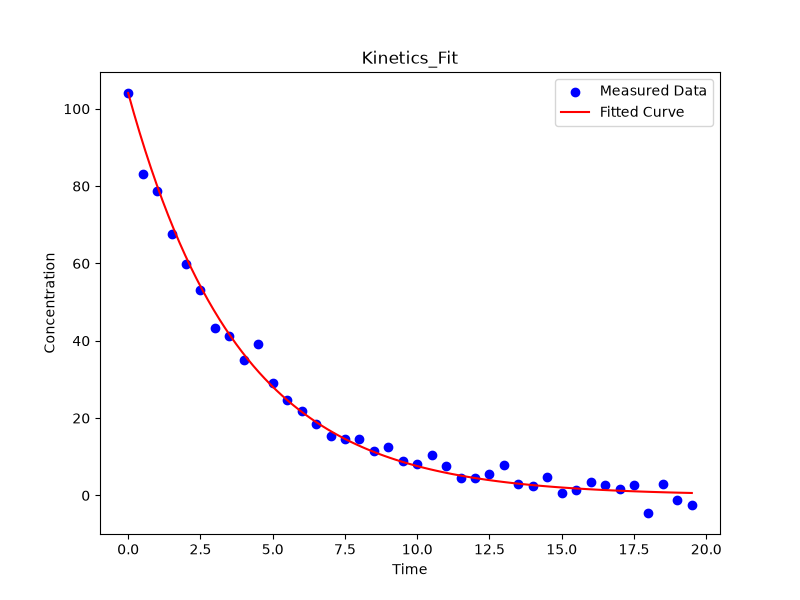

Reproduce this figure in Python.
"""
PW2 Lab B Part 3 -- fit a reaction's rate constant to measured data.

A first-order reaction decays as  C(t) = C0 * exp(-k*t).  You have noisy
concentration-vs-time measurements; find the k that best matches them.
Complete the TODOs. Run:  python kinetics.py
"""
import numpy as np
import matplotlib.pyplot as plt
from scipy.optimize import minimize

# TODO 1: read kinetics.csv (columns time, concentration) into arrays t, C.
#         Set C0 = the first concentration.
t, C = np.loadtxt('/home/aydan/Desktop/CSPC/PW2/Lab B/kinetics.csv', delimiter=',', skiprows=1, unpack=True)
C0 = C[0]

# TODO 2: write total_error(k) = sum of (measured - C0*exp(-k*t))^2.
#         This is the "how bad" number: small when the model matches the data.
def total_error(k):
    return np.sum((C - C0 * np.exp(-k * t)) ** 2)

# TODO 3: minimise total_error with scipy.optimize.minimize (method "SLSQP",
#         bounds [(0, 5)], start x0=0.5). Print the fitted k.
result = minimize(total_error, x0=0.5, bounds=[(0, 5)], method="SLSQP")
print("Fitted k:", result.x[0])
# TODO 4: plot the measured data (points) and your fitted curve (line) together.
#         Save as kinetics.png.
t_fit = np.linspace(t[0], t[-1], 100)
C_fit = C0 * np.exp(-result.x[0]*t_fit)
plt.figure(figsize=(8, 6))
plt.scatter(t, C, label='Measured Data', color='blue')
plt.plot(t_fit, C_fit, label='Fitted Curve', color='red')
plt.xlabel('Time')
plt.ylabel('Concentration')
plt.title('Kinetics_Fit')
plt.legend()
plt.savefig('/home/aydan/Desktop/CSPC/PW2/Lab B/kinetics.png')
